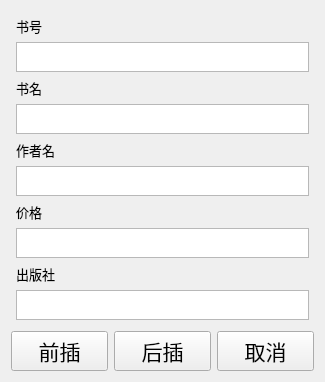
<?xml version="1.0" encoding="UTF-8"?>
<ui version="4.0">
 <class>insertListSubWindow</class>
 <widget class="QWidget" name="insertListSubWindow">
  <property name="geometry">
   <rect>
    <x>0</x>
    <y>0</y>
    <width>325</width>
    <height>380</height>
   </rect>
  </property>
  <property name="windowTitle">
   <string>图书管理系统 - 插入数据</string>
  </property>
  <property name="windowIcon">
   <iconset resource="../../../resource.qrc">
    <normaloff>:/lib/lib/icon.png</normaloff>
    <selectedon>D:/pictures/avator.png</selectedon>:/lib/lib/icon.png</iconset>
  </property>
  <layout class="QGridLayout" name="gridLayout">
   <item row="0" column="0">
    <layout class="QVBoxLayout" name="verticalLayout">
     <property name="leftMargin">
      <number>5</number>
     </property>
     <property name="topMargin">
      <number>5</number>
     </property>
     <property name="rightMargin">
      <number>5</number>
     </property>
     <property name="bottomMargin">
      <number>5</number>
     </property>
     <item>
      <widget class="QLabel" name="ISBNLabel">
       <property name="font">
        <font>
         <pointsize>10</pointsize>
        </font>
       </property>
       <property name="text">
        <string>书号</string>
       </property>
      </widget>
     </item>
     <item>
      <widget class="QPlainTextEdit" name="ISBNTextEdit">
       <property name="sizePolicy">
        <sizepolicy hsizetype="Minimum" vsizetype="Fixed">
         <horstretch>0</horstretch>
         <verstretch>0</verstretch>
        </sizepolicy>
       </property>
       <property name="minimumSize">
        <size>
         <width>50</width>
         <height>30</height>
        </size>
       </property>
       <property name="accessibleName">
        <string/>
       </property>
      </widget>
     </item>
     <item>
      <widget class="QLabel" name="bookLabel">
       <property name="font">
        <font>
         <pointsize>10</pointsize>
        </font>
       </property>
       <property name="text">
        <string>书名</string>
       </property>
      </widget>
     </item>
     <item>
      <widget class="QPlainTextEdit" name="bookTextEdit">
       <property name="sizePolicy">
        <sizepolicy hsizetype="Minimum" vsizetype="Fixed">
         <horstretch>0</horstretch>
         <verstretch>0</verstretch>
        </sizepolicy>
       </property>
       <property name="minimumSize">
        <size>
         <width>50</width>
         <height>30</height>
        </size>
       </property>
       <property name="lineWrapMode">
        <enum>QPlainTextEdit::WidgetWidth</enum>
       </property>
      </widget>
     </item>
     <item>
      <widget class="QLabel" name="authorLabel">
       <property name="font">
        <font>
         <pointsize>10</pointsize>
        </font>
       </property>
       <property name="text">
        <string>作者名</string>
       </property>
      </widget>
     </item>
     <item>
      <widget class="QPlainTextEdit" name="authorTextEdit">
       <property name="sizePolicy">
        <sizepolicy hsizetype="Minimum" vsizetype="Fixed">
         <horstretch>0</horstretch>
         <verstretch>0</verstretch>
        </sizepolicy>
       </property>
       <property name="minimumSize">
        <size>
         <width>50</width>
         <height>30</height>
        </size>
       </property>
      </widget>
     </item>
     <item>
      <widget class="QLabel" name="priceLabel">
       <property name="font">
        <font>
         <pointsize>10</pointsize>
        </font>
       </property>
       <property name="text">
        <string>价格</string>
       </property>
      </widget>
     </item>
     <item>
      <widget class="QPlainTextEdit" name="priceTextEdit">
       <property name="sizePolicy">
        <sizepolicy hsizetype="Minimum" vsizetype="Fixed">
         <horstretch>0</horstretch>
         <verstretch>0</verstretch>
        </sizepolicy>
       </property>
       <property name="minimumSize">
        <size>
         <width>50</width>
         <height>30</height>
        </size>
       </property>
      </widget>
     </item>
     <item>
      <widget class="QLabel" name="pressLabel">
       <property name="font">
        <font>
         <pointsize>10</pointsize>
        </font>
       </property>
       <property name="text">
        <string>出版社</string>
       </property>
      </widget>
     </item>
     <item>
      <widget class="QPlainTextEdit" name="pressTextEdit">
       <property name="sizePolicy">
        <sizepolicy hsizetype="Minimum" vsizetype="Fixed">
         <horstretch>0</horstretch>
         <verstretch>0</verstretch>
        </sizepolicy>
       </property>
       <property name="minimumSize">
        <size>
         <width>50</width>
         <height>30</height>
        </size>
       </property>
       <property name="baseSize">
        <size>
         <width>0</width>
         <height>0</height>
        </size>
       </property>
      </widget>
     </item>
    </layout>
   </item>
   <item row="1" column="0">
    <layout class="QHBoxLayout" name="horizontalLayout">
     <item>
      <widget class="QPushButton" name="insertAtFrontButton">
       <property name="minimumSize">
        <size>
         <width>60</width>
         <height>40</height>
        </size>
       </property>
       <property name="font">
        <font>
         <pointsize>16</pointsize>
        </font>
       </property>
       <property name="text">
        <string>前插</string>
       </property>
      </widget>
     </item>
     <item>
      <widget class="QPushButton" name="insertAtBackButton">
       <property name="minimumSize">
        <size>
         <width>60</width>
         <height>40</height>
        </size>
       </property>
       <property name="font">
        <font>
         <pointsize>16</pointsize>
        </font>
       </property>
       <property name="text">
        <string>后插</string>
       </property>
      </widget>
     </item>
     <item>
      <widget class="QPushButton" name="cancelButton">
       <property name="minimumSize">
        <size>
         <width>60</width>
         <height>40</height>
        </size>
       </property>
       <property name="font">
        <font>
         <pointsize>16</pointsize>
        </font>
       </property>
       <property name="text">
        <string>取消</string>
       </property>
       <property name="autoDefault">
        <bool>false</bool>
       </property>
       <property name="default">
        <bool>false</bool>
       </property>
       <property name="flat">
        <bool>false</bool>
       </property>
      </widget>
     </item>
    </layout>
   </item>
  </layout>
 </widget>
 <resources>
  <include location="../../../resource.qrc"/>
 </resources>
 <connections/>
</ui>
